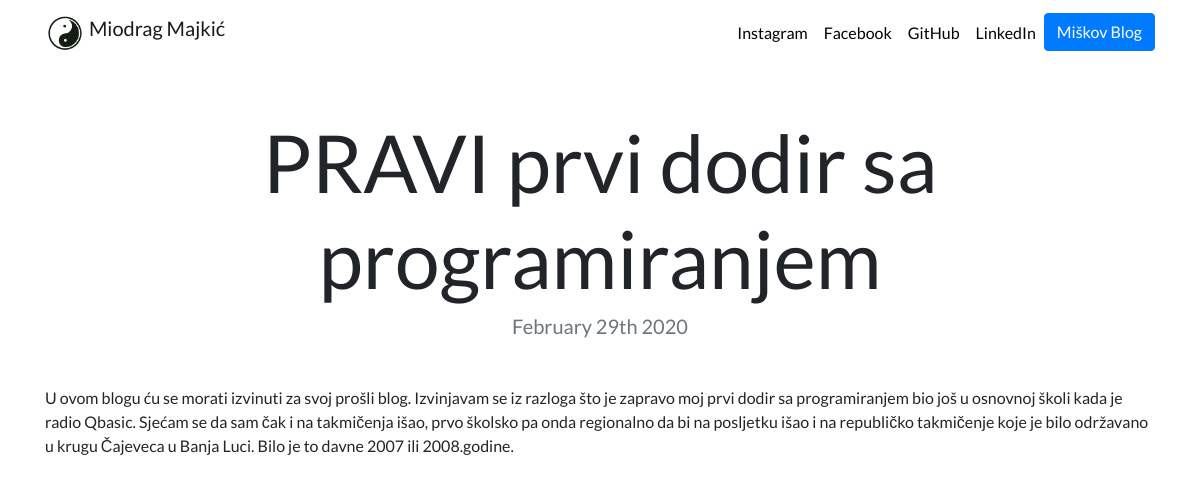
The app's page /blog/13/ with its own data.
### blog/models.py (models this page shows, shortened)
class Blog(models.Model):
    title = models.CharField(max_length=200)
    description = models.TextField()
    date = models.DateField()

### blog/views.py (the view)
# urls.py: path('<int:blog_id>/', views.detail, name='detail'),
def detail(request, blog_id):
    blog = get_object_or_404(Blog, pk=blog_id)
    return render(request, 'blog/detail.html', {'blog':blog})

### blog/templates/blog/detail.html
{% extends "portfolio/base.html" %}
{% load static %}
{% block content %}
<h1 class="text-center mt-5" id="blogdetailtitle">{{ blog.title }}</h1>
<h5 class="text-center text-muted mb-5">{{ blog.date|date:'F jS Y' }}</h5>
{{ blog.description|safe }}
{% endblock %}

### portfolio/static/portfolio/custom.css (style rules this page uses)
body { font-family: 'Lato', sans-serif; }
@media (min-width: 992px) { #blogdetailtitle { font-size: 5rem; } }

### records on screen
Blog: title "PRAVI prvi dodir sa programiranjem", date "February 29th 2020", description "U ovom blogu ću se morati izvinuti za svoj prošli blog. Izvinjavam se iz razloga što je zapravo moj prvi dodir sa programiranjem bio još u osnovnoj školi kada je radio Qbasic. Sjećam se da sam čak i na takmičenja išao, prvo školsko pa onda regionalno da bi na posljetku išao i na republičko takmičenje koje je bilo održavano u krugu Čajeveca u Banja Luci. Bilo je to davne 2007 ili 2008.godine."
